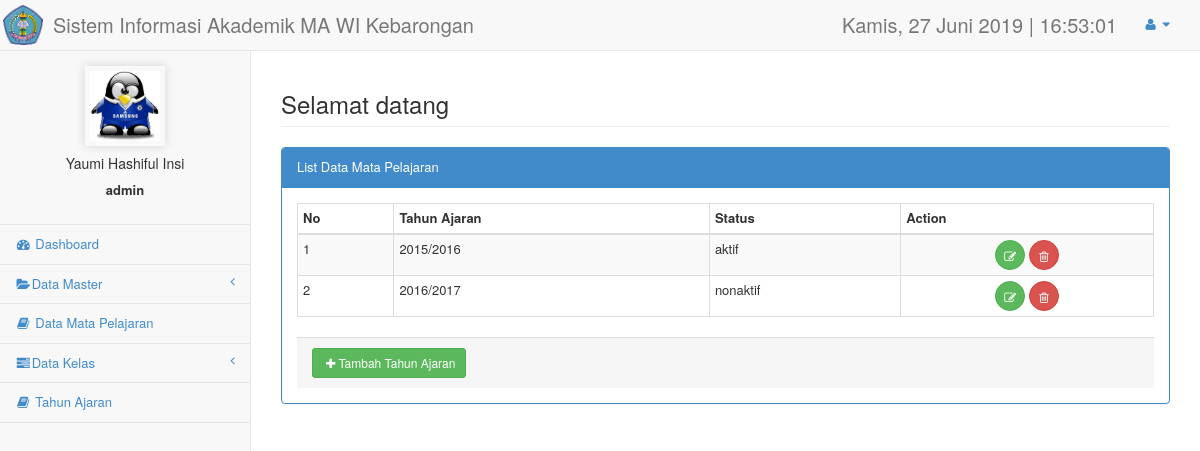
The page /admin/data_tahun.php (signed in) on the database its author committed.
### tables this page shows
CREATE TABLE IF NOT EXISTS `tahun` (
`id_ta` int(2) NOT NULL,
  `kode_ta` varchar(5) NOT NULL,
  `nama_ta` varchar(10) NOT NULL,
  `status` enum('aktif','nonaktif') NOT NULL
);

### admin/data_tahun.php (the view, shortened to what this page needs)
<!DOCTYPE html>
<html lang="en">
<head>
    <link href="../css/bootstrap.min.css" rel="stylesheet">
    <link href="../css/plugins/metisMenu/metisMenu.min.css" rel="stylesheet">
    <link href="../css/plugins/dataTables.bootstrap.css" rel="stylesheet">
    <link href="../css/sb-admin-2.css" rel="stylesheet">
    <link href="../font-awesome-4.1.0/css/font-awesome.min.css" rel="stylesheet" type="text/css">
</head>
<body>
   <?php include('library/header.php');?>
   <?php include('library/sidebar.php');?>
        <div id="page-wrapper">
            <div class="row">
                <div class="col-lg-12">
                    <h3 class="page-header">Selamat datang </h3>
            <div class="row">
                <div class="col-lg-12">
                    <div class="panel panel-primary">
                        <div class="panel-heading">
                            List Data Mata Pelajaran
                        </div>
                        <div class="panel-body">
                            <div class="table-responsive">
                            <table class='table table-striped table-bordered table-hover' id='dataTables-example'>
                                <thead>
                                    <tr>
                                    <th>No</th>
                                    <th>Tahun Ajaran</th>
                                    <th>Status</th>
                                    <th align='center'>Action</th>
                                    </tr>
                                </thead>
                                <tbody>
                                <?php
                                $sql="SELECT
                                      tahun.id_ta,
                                      tahun.kode_ta,
                                      tahun.nama_ta,
                                      tahun.status
                                      FROM
                                      tahun";
                                $result = mysql_query($sql);;
                                while($row=mysql_fetch_array($result)){?>
                                    <tr>
                                    <td><?php echo $row['id_ta'];?></td>
                                    <td><?php echo $row['nama_ta'];?></td>
                                    <td><?php echo $row['status'];?></td>
                                    <td align='center'>
                                    <a href="#" class='open_modal' id='<?php echo $row['id_ta']; ?>'><button type='button' class='btn btn-success btn-circle'><i class='fa fa-edit fa-fw'></i></button></a>
                                    <a href="#" onclick="confirm_modal('delete/delete_ta.php?&id_ta=<?php echo $row['id_ta']; ?>');"><button type='button' class='btn btn-danger btn-circle'><i class='fa fa-trash-o'></i></button></a>
                                    </td>
                                    </tr>
                                    <?php }
                                ?>
                                    </tbody>
                                </table>
                            </div>
                            <div class="panel-footer">
                            <a href="#" class="btn btn-success btn-sm" data-target="#ModalAdd" data-toggle="modal"><i class="fa fa-plus fa-fw"></i>Tambah Tahun Ajaran</button></a>
                            </div>
                        </div>
                    </div>
                </div>
            </div>
    </div>
</body>
</html>

### css/sb-admin-2.css (style rules this page uses)
body { background-color: #f8f8f8; }
#page-wrapper { padding: 0 15px; min-height: 568px; background-color: #fff; }
@media (min-width:768px) { #page-wrapper { position: inherit; margin: 0 0 0 250px; padding: 0 30px; border-left: 1px solid #e7e7e7; } }
.btn-circle { width: 30px; height: 30px; padding: 6px 0; border-radius: 15px; text-align: center; font-size: 12px; line-height: 1.428571429; }

### rows shown on the page
tahun: id_ta "1", nama_ta "2015/2016", status "aktif"
tahun: id_ta "2", nama_ta "2016/2017", status "nonaktif"

### other values the page prints
$_SESSION['nama'] "Yaumi Hashiful Insi"
$_SESSION['username'] "admin"
